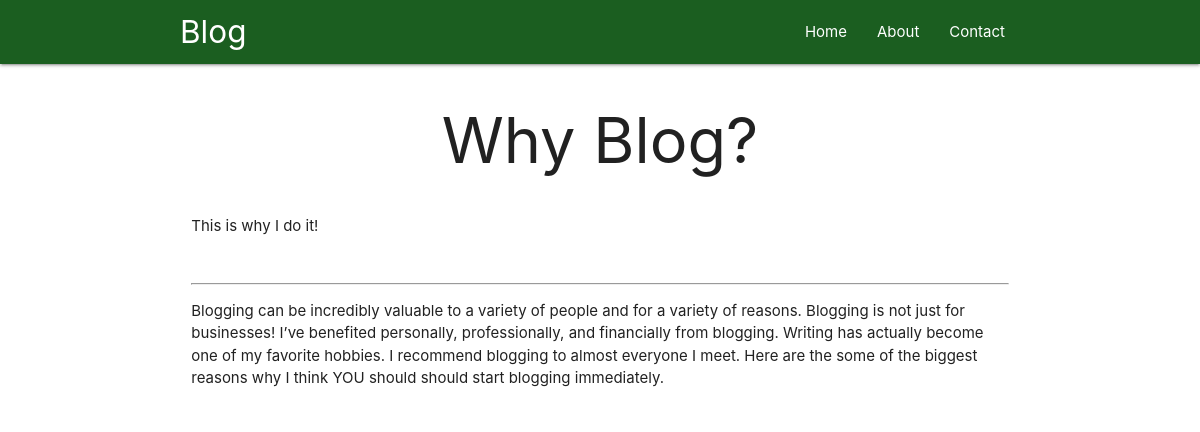
The app's page /post/1/ with its own data.
### post/models.py (models this page shows, shortened)
class Article(models.Model):
	title = models.CharField(max_length=200)
	preview = models.TextField(max_length=500)
	content = models.TextField(max_length=1000)
	posted = models.DateTimeField(auto_now_add=True)

### post/views.py (the view)
# urls.py: path('post/<int:id>/', post_detail, name="post_detail")
def post_detail(request, id):
	post = get_object_or_404(Article, id=id)
	return render(request, 'post/post_detail.html', {"post": post})

### post/Templates/post/post_detail.html (shortened to what this page needs)
<html>
<head>
    <link rel="stylesheet" href="https://cdnjs.cloudflare.com/ajax/libs/materialize/1.0.0/css/materialize.min.css">
</head>
<body>
    <nav>
        <div class="nav-wrapper green darken-4">
            <div class="container">
                <a href="/" class="brand-logo">Blog</a>
                <ul id="nav-mobile" class="right hide-on-med-and-down">
                    <li><a href="/">Home</a></li>
                    <li><a href="/about">About</a></li>
                    <li><a href="/contact">Contact</a></li>
                </ul>
            </div>
        </div>
    </nav>
    <div class="container">
        <h1 class="center-align">{{ post.title }}</h1>
    </div>
    <div class="container">
        <div class="row">
            <div class="col s12 m12">
                <p>{{ post.preview }}</p>
                <br>
                <hr>
                <p>{{ post.content }}</p>
            </div>
        </div>
    </div>
</body>
</html>

### records on screen
Article: title "Why Blog?", preview "This is why I do it!", content "Blogging can be incredibly valuable to a variety of people and for a variety of reasons. Blogging is not just for businesses! I’ve benefited personally, professionally, and financially from blogging. Writing has actually become one of my favorite hobbies. I recommend blogging to almost everyone I meet. Here are the some of the biggest reasons why I think YOU should should start blogging immediately."
